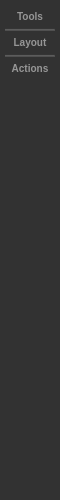
<?xml version="1.0" encoding="UTF-8"?>
<ui version="4.0">
 <class>ImageToolPanel</class>
 <widget class="QWidget" name="ImageToolPanel">
  <property name="geometry">
   <rect>
    <x>0</x>
    <y>0</y>
    <width>60</width>
    <height>500</height>
   </rect>
  </property>
  <property name="minimumSize">
   <size>
    <width>50</width>
    <height>300</height>
   </size>
  </property>
  <property name="maximumSize">
   <size>
    <width>70</width>
    <height>16777215</height>
   </size>
  </property>
  <property name="windowTitle">
   <string>ImageToolPanel</string>
  </property>
  <property name="styleSheet">
   <string notr="true">background-color: rgb(50, 50, 50);</string>
  </property>
  <layout class="QVBoxLayout" name="mainLayout">
   <property name="spacing">
    <number>5</number>
   </property>
   <property name="leftMargin">
    <number>5</number>
   </property>
   <property name="topMargin">
    <number>10</number>
   </property>
   <property name="rightMargin">
    <number>5</number>
   </property>
   <property name="bottomMargin">
    <number>10</number>
   </property>
   <item>
    <widget class="QLabel" name="toolsLabel">
     <property name="text">
      <string>Tools</string>
     </property>
     <property name="alignment">
      <set>Qt::AlignCenter</set>
     </property>
     <property name="styleSheet">
      <string notr="true">color: rgb(150, 150, 150); font-size: 10px; font-weight: bold;</string>
     </property>
    </widget>
   </item>
   <item>
    <layout class="QVBoxLayout" name="toolsLayout">
     <property name="spacing">
      <number>3</number>
     </property>
    </layout>
   </item>
   <item>
    <widget class="QFrame" name="separator1">
     <property name="frameShape">
      <enum>QFrame::HLine</enum>
     </property>
     <property name="frameShadow">
      <enum>QFrame::Sunken</enum>
     </property>
     <property name="styleSheet">
      <string notr="true">background-color: rgb(80, 80, 80);</string>
     </property>
    </widget>
   </item>
   <item>
    <widget class="QLabel" name="layoutLabel">
     <property name="text">
      <string>Layout</string>
     </property>
     <property name="alignment">
      <set>Qt::AlignCenter</set>
     </property>
     <property name="styleSheet">
      <string notr="true">color: rgb(150, 150, 150); font-size: 10px; font-weight: bold;</string>
     </property>
    </widget>
   </item>
   <item>
    <layout class="QVBoxLayout" name="layoutsLayout">
     <property name="spacing">
      <number>3</number>
     </property>
    </layout>
   </item>
   <item>
    <widget class="QFrame" name="separator2">
     <property name="frameShape">
      <enum>QFrame::HLine</enum>
     </property>
     <property name="frameShadow">
      <enum>QFrame::Sunken</enum>
     </property>
     <property name="styleSheet">
      <string notr="true">background-color: rgb(80, 80, 80);</string>
     </property>
    </widget>
   </item>
   <item>
    <widget class="QLabel" name="actionsLabel">
     <property name="text">
      <string>Actions</string>
     </property>
     <property name="alignment">
      <set>Qt::AlignCenter</set>
     </property>
     <property name="styleSheet">
      <string notr="true">color: rgb(150, 150, 150); font-size: 10px; font-weight: bold;</string>
     </property>
    </widget>
   </item>
   <item>
    <layout class="QVBoxLayout" name="actionsLayout">
     <property name="spacing">
      <number>3</number>
     </property>
    </layout>
   </item>
   <item>
    <spacer name="verticalSpacer">
     <property name="orientation">
      <enum>Qt::Vertical</enum>
     </property>
     <property name="sizeHint" stdset="0">
      <size>
       <width>20</width>
       <height>40</height>
      </size>
     </property>
    </spacer>
   </item>
  </layout>
 </widget>
 <resources/>
 <connections/>
</ui>
